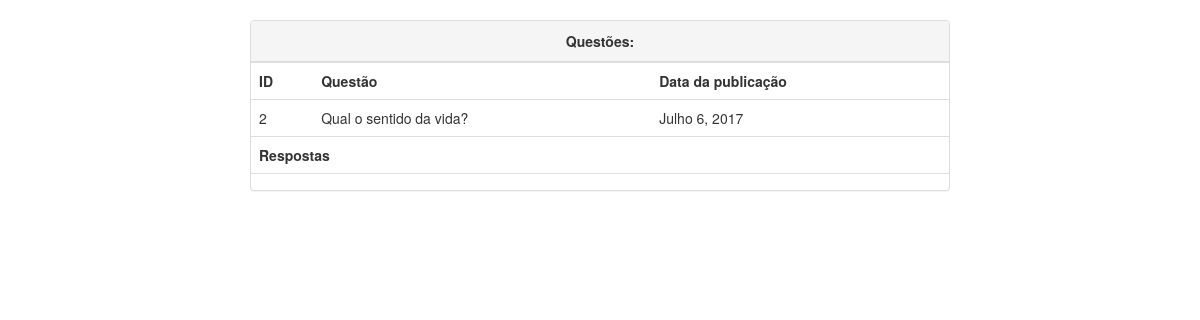
/question/2, run on an earlier commit of the app's database.
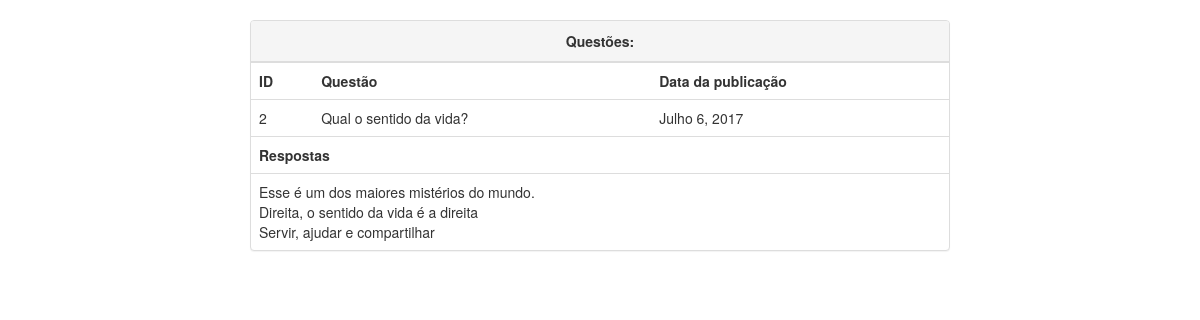
And on a later commit of the database.
### pools/models.py (models this page shows)
class Choice(models.Model):
    question = models.ForeignKey(Question, on_delete=models.CASCADE, null=True)
    choice_text = models.CharField(max_length=255)
    votes = models.IntegerField(default=0)
    def __str__(self):
        return self.choice_text

### pools/views.py (the view)
# urls.py: url(r'^question/(?P<question_id>\d+)$', views.exibir, name='exibir'),
def exibir(request, question_id):
    question = Question.objects.get(id=question_id)
    choices = question.choice_set.all()
    contexto = {'question': question, 'choices': choices}
    return render(request, 'question.html', contexto)

### pools/templates/question.html
{% extends 'base.html' %}
{% block body %}
<div class="panel panel-default">
    <div class="panel-heading text-center"><strong>Questões:</strong></div>
    <table class="table">
        <tr>
            <th>ID</th>
            <th>Questão</th>
            <th>Data da publicação</th>
        </tr>
        <tr>
            <td>{{question.id}}</td>
            <td>{{question.question_text}}</td>
            <td>{{question.pub_date}}</td>
        </tr>
    </table>
    <table class="table">
        <tr>
            <th>
                Respostas
            </th>
        </tr>
        <td>
        {% for i in choices %}
        {{i}}
        <br>
        {% endfor %}
        </td>
    </table>
</div>
{% endblock %}

What changed in the data, as far as the page shows it:
added Choice: choice_text "Esse é um dos maiores mistérios do mundo."
added Choice: choice_text "Direita, o sentido da vida é a direita"
added Choice: choice_text "Servir, ajudar e compartilhar"
